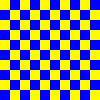
Frame 1 (no input)
Frame 60 (the mouse pressed at the canvas centre just before this capture): identical to frame 1, image omitted
Frame 120 (the mouse held since frame 60 and released just before this capture): identical to frame 1, image omitted

The Processing sketch that drew this single still picture (run headless with seeded random() and noise(); from frame 60 on, the mouse is pressed at the canvas centre):

// Processing sketch: practice03
// ── practice03.pde


void setup(){
  size(100, 100);
  noStroke();
}

int x = 0;
int y = 0;
int counter = 1;
void draw(){
  
  while(counter <= 10) {
    if (counter % 2 != 0){
      if (x != 100) {
        fill(#FFFC02);
        rect(x, y, 10, 10);
        x += 10;
        fill(#0000FD);
        rect(x, y, 10, 10);
        x += 10;
      } else {
        x = 0;
        y += 10;
        counter += 1;
      }
    } else {
      if (x != 100) {
        fill(#0000FD);
        rect(x, y, 10, 10);
        x += 10;
        fill(#FFFC02); 
        rect(x, y, 10, 10);
        x += 10;
      } else {
        x = 0;
        y += 10;
        counter += 1;
      }
    }
  }
}
